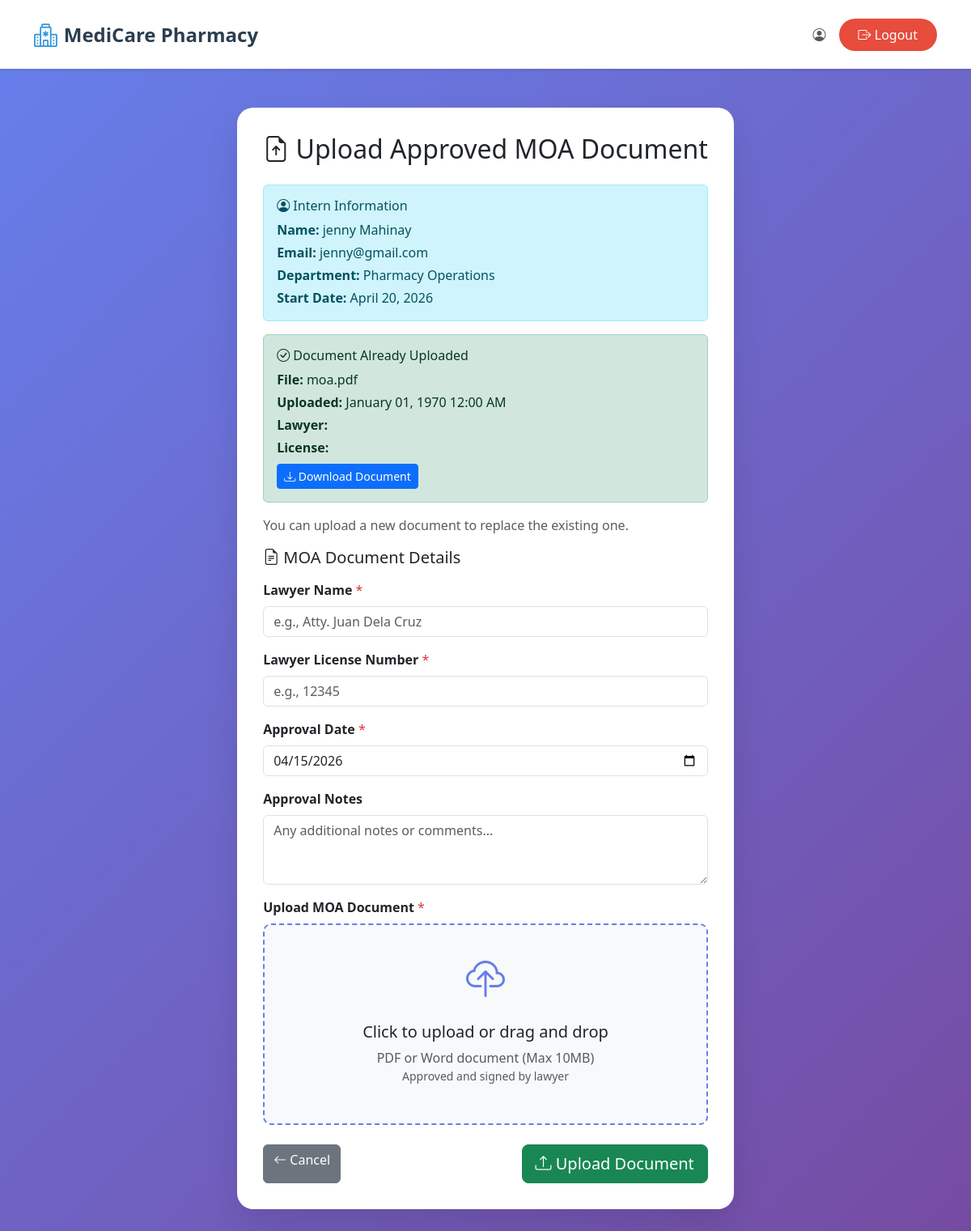
The page /Users/hr/upload_moa_document.php?moa_id=9 (signed in) on the database its author committed.
### tables this page shows
CREATE TABLE `moa_agreements` (
  `id` int(11) NOT NULL,
  `work_schedule_id` int(11) NOT NULL,
  `user_id` int(11) NOT NULL,
  `moa_content` text NOT NULL,
  `moa_version` varchar(20) DEFAULT '1.0',
  `moa_document_path` varchar(500) DEFAULT NULL,
  `moa_document_name` varchar(255) DEFAULT NULL,
  `signature_file_path` varchar(500) DEFAULT NULL,
  `signature_file_name` varchar(255) DEFAULT NULL,
  `moa_uploaded_at` timestamp NULL DEFAULT NULL,
  `moa_uploaded_by` int(11) DEFAULT NULL,
  `lawyer_name` varchar(255) DEFAULT NULL,
  `lawyer_license_number` varchar(100) DEFAULT NULL,
  `approval_date` date DEFAULT NULL,
  `approval_notes` text DEFAULT NULL,
  `agreement_date` date NOT NULL,
  `start_date` date NOT NULL,
  `department` varchar(100) NOT NULL,
  `supervisor_name` varchar(100) NOT NULL,
  `location` varchar(100) NOT NULL,
  `intern_signature` varchar(255) NOT NULL,
  `intern_full_name` varchar(255) NOT NULL,
  `intern_email` varchar(255) NOT NULL,
  `accepted_at` timestamp NOT NULL DEFAULT current_timestamp() ON UPDATE current_timestamp(),
  `ip_address` varchar(45) NOT NULL,
  `user_agent` text DEFAULT NULL,
  `agreed_terms` tinyint(1) DEFAULT 1,
  `agreed_confidentiality` tinyint(1) DEFAULT 1,
  `agreed_schedule` tinyint(1) DEFAULT 1,
  `status` enum('active','completed','terminated','cancelled') DEFAULT 'active',
  `termination_date` date DEFAULT NULL,
  `termination_reason` text DEFAULT NULL,
  `created_at` timestamp NOT NULL DEFAULT current_timestamp(),
  `updated_at` timestamp NOT NULL DEFAULT current_timestamp() ON UPDATE current_timestamp()
);

CREATE TABLE `users` (
  `id` int(11) NOT NULL,
  `first_name` varchar(50) NOT NULL,
  `middle_name` varchar(50) DEFAULT NULL,
  `last_name` varchar(50) NOT NULL,
  `birth_date` date DEFAULT NULL,
  `phone_number` varchar(20) NOT NULL,
  `email` varchar(100) NOT NULL,
  `password` varchar(255) NOT NULL,
  `role_id` int(11) NOT NULL DEFAULT 4,
  `is_active` tinyint(1) NOT NULL DEFAULT 1,
  `created_at` timestamp NOT NULL DEFAULT current_timestamp(),
  `updated_at` timestamp NOT NULL DEFAULT current_timestamp() ON UPDATE current_timestamp()
);

CREATE TABLE `work_schedules` (
  `id` int(11) NOT NULL,
  `evaluation_id` int(11) NOT NULL,
  `user_id` int(11) NOT NULL,
  `created_by` int(11) NOT NULL,
  `start_date` date NOT NULL,
  `department` varchar(100) NOT NULL,
  `shift_type` enum('morning','afternoon','night','full_day') NOT NULL,
  `shift_time` varchar(50) NOT NULL,
  `working_days` text NOT NULL,
  `supervisor_name` varchar(100) NOT NULL,
  `location` varchar(100) NOT NULL,
  `special_instructions` text DEFAULT NULL,
  `formatted_schedule` text NOT NULL,
  `moa_document_path` varchar(500) DEFAULT NULL,
  `moa_document_name` varchar(255) DEFAULT NULL,
  `status` enum('pending','sent','acknowledged','active','completed','cancelled') DEFAULT 'pending',
  `sent_at` timestamp NULL DEFAULT NULL,
  `acknowledged_at` timestamp NULL DEFAULT NULL,
  `created_at` timestamp NOT NULL DEFAULT current_timestamp(),
  `updated_at` timestamp NOT NULL DEFAULT current_timestamp() ON UPDATE current_timestamp()
);

### Users/hr/upload_moa_document.php (the view, shortened to what this page needs)
<?php
require_once '../../config.php';
$full_name = $_SESSION['full_name'];
$moa_id = $_GET['moa_id'] ?? null;
$moa_sql = "SELECT moa.*, u.first_name, u.last_name, u.email,
            ws.department, ws.start_date
            FROM moa_agreements moa
            JOIN users u ON moa.user_id = u.id
            JOIN work_schedules ws ON moa.work_schedule_id = ws.id
            WHERE moa.id = ?";
$moa_stmt = $conn->prepare($moa_sql);
$moa_stmt->bind_param("i", $moa_id);
$moa_stmt->execute();
$moa = $moa_stmt->get_result()->fetch_assoc();
$success = '';
?>
<!DOCTYPE html>
<html lang="en">
<head>
    <link href="https://cdn.jsdelivr.net/npm/bootstrap@5.3.0/dist/css/bootstrap.min.css" rel="stylesheet">
    <link rel="stylesheet" href="https://cdn.jsdelivr.net/npm/bootstrap-icons@1.11.0/font/bootstrap-icons.css">
    <link rel="stylesheet" href="../../style.css">
</head>
<body>
    <nav class="navbar navbar-expand-lg navbar-light bg-white shadow-sm">
        <div class="container">
            <a class="navbar-brand" href="dashboard.php">
                <i class="bi bi-hospital"></i> MediCare Pharmacy
            </a>
            <div class="navbar-nav ms-auto">
                <span class="navbar-text me-3">
                    <i class="bi bi-person-circle"></i> <?php echo htmlspecialchars($full_name); ?>
                </span>
                <a href="../../logout.php" class="btn btn-logout">
                    <i class="bi bi-box-arrow-right"></i> Logout
                </a>
            </div>
        </div>
    </nav>
    <div class="container-page">
        <div class="container d-flex justify-content-center">
            <div class="page-card">
                <h2 class="mb-4">
                    <i class="bi bi-file-earmark-arrow-up"></i> Upload Approved MOA Document
                </h2>
                <?php if ($success): ?>
                    <div class="alert alert-success alert-dismissible fade show">
                        <i class="bi bi-check-circle"></i> <?php echo $success; ?>
                        <button type="button" class="btn-close" data-bs-dismiss="alert"></button>
                    </div>
                    <div class="text-center mt-3">
                        <a href="view_ready_interns.php" class="btn btn-primary">
                            <i class="bi bi-arrow-left"></i> Back to Active Interns
                        </a>
                    </div>
                <?php else: ?>
                <div class="alert alert-info">
                    <h6><i class="bi bi-person-circle"></i> Intern Information</h6>
                    <p class="mb-1"><strong>Name:</strong> <?php echo htmlspecialchars($moa['first_name'] . ' ' . $moa['last_name']); ?></p>
                    <p class="mb-1"><strong>Email:</strong> <?php echo htmlspecialchars($moa['email']); ?></p>
                    <p class="mb-1"><strong>Department:</strong> <?php echo htmlspecialchars($moa['department']); ?></p>
                    <p class="mb-0"><strong>Start Date:</strong> <?php echo date('F d, Y', strtotime($moa['start_date'])); ?></p>
                </div>
                <?php if ($moa['moa_document_path']): ?>
                    <div class="alert alert-success">
                        <h6><i class="bi bi-check-circle"></i> Document Already Uploaded</h6>
                        <p class="mb-1"><strong>File:</strong> <?php echo htmlspecialchars($moa['moa_document_name']); ?></p>
                        <p class="mb-1"><strong>Uploaded:</strong> <?php echo date('F d, Y h:i A', strtotime($moa['moa_uploaded_at'])); ?></p>
                        <p class="mb-1"><strong>Lawyer:</strong> <?php echo htmlspecialchars($moa['lawyer_name']); ?></p>
                        <p class="mb-0"><strong>License:</strong> <?php echo htmlspecialchars($moa['lawyer_license_number']); ?></p>
                        <a href="<?php echo $moa['moa_document_path']; ?>" target="_blank" class="btn btn-sm btn-primary mt-2">
                            <i class="bi bi-download"></i> Download Document
                        </a>
                    </div>
                    <p class="text-muted">You can upload a new document to replace the existing one.</p>
                <?php endif; ?>
                <form method="POST" enctype="multipart/form-data">
                    <h5 class="mb-3"><i class="bi bi-file-earmark-text"></i> MOA Document Details</h5>
                    <div class="mb-3">
                        <label class="form-label"><strong>Lawyer Name</strong> <span class="text-danger">*</span></label>
                        <input type="text" class="form-control" name="lawyer_name" required
                               value="<?php echo htmlspecialchars($moa['lawyer_name'] ?? ''); ?>"
                               placeholder="e.g., Atty. Juan Dela Cruz">
                    </div>
                    <div class="mb-3">
                        <label class="form-label"><strong>Lawyer License Number</strong> <span class="text-danger">*</span></label>
                        <input type="text" class="form-control" name="lawyer_license_number" required
                               value="<?php echo htmlspecialchars($moa['lawyer_license_number'] ?? ''); ?>"
                               placeholder="e.g., 12345">
                    </div>
                    <div class="mb-3">
                        <label class="form-label"><strong>Approval Date</strong> <span class="text-danger">*</span></label>
                        <input type="date" class="form-control" name="approval_date" required
                               value="<?php echo $moa['approval_date'] ?? date('Y-m-d'); ?>">
                    </div>
                    <div class="mb-3">
                        <label class="form-label"><strong>Approval Notes</strong></label>
                        <textarea class="form-control" name="approval_notes" rows="3"
                                  placeholder="Any additional notes or comments..."><?php echo htmlspecialchars($moa['approval_notes'] ?? ''); ?></textarea>
                    </div>
                    <div class="mb-4">
                        <label class="form-label"><strong>Upload MOA Document</strong> <span class="text-danger">*</span></label>
                        <div class="file-upload-area" onclick="document.getElementById('moa_document').click()">
                            <i class="bi bi-cloud-upload" style="font-size: 3rem; color: #667eea;"></i>
                            <h5 class="mt-3">Click to upload or drag and drop</h5>
                            <p class="text-muted mb-0">PDF or Word document (Max 10MB)</p>
                            <p class="text-muted small">Approved and signed by lawyer</p>
                        </div>
                    </div>
                    <div class="d-flex justify-content-between">
                        <a href="view_ready_interns.php" class="btn btn-secondary">
                            <i class="bi bi-arrow-left"></i> Cancel
                        </a>
                        <button type="submit" class="btn btn-success btn-lg">
                            <i class="bi bi-upload"></i> Upload Document
                        </button>
                    </div>
                </form>
                <?php endif; ?>
            </div>
        </div>
    </div>
</body>
</html>

### style.css (style rules this page uses)
* { margin: 0; padding: 0; box-sizing: border-box; }
body { font-family: 'Segoe UI', Tahoma, Geneva, Verdana, sans-serif; overflow-x: hidden; }
.navbar { background-color: rgba(255, 255, 255, 0.95); backdrop-filter: blur(10px); box-shadow: 0 2px 10px rgba(0, 0, 0, 0.1); padding: 1rem 0; z-index: 1000; }
.navbar-brand { font-weight: bold; font-size: 1.5rem; color: #2c3e50 !important; display: flex; align-items: center; gap: 0.5rem; }
.navbar-brand i { color: #3498db; font-size: 1.8rem; }

### Users/hr/upload_moa_document.php (style rules this page uses)
.container-page { min-height: 100vh; background: linear-gradient(135deg, #667eea 0%, #764ba2 100%); padding: 2rem 0; }
.page-card { background: white; border-radius: 20px; box-shadow: 0 20px 40px rgba(0, 0, 0, 0.1); padding: 2rem; margin: 1rem 0; max-width: 800px; }
.btn-logout { background: #e74c3c; color: white; border: none; border-radius: 25px; padding: 0.5rem 1.5rem; transition: all 0.3s ease; }
.file-upload-area { border: 2px dashed #667eea; border-radius: 10px; padding: 2rem; text-align: center; background: #f8f9fa; cursor: pointer; transition: all 0.3s; }

### rows shown on the page
moa_agreements: user.last_name "jenny Mahinay", user.email "jenny@gmail.com", work_schedule.department "Pharmacy Operations", work_schedule.start_date "April 20, 2026", moa_document_name "moa.pdf", moa_uploaded_at "January 01, 1970 12:00 AM", approval_date "04/15/2026"
